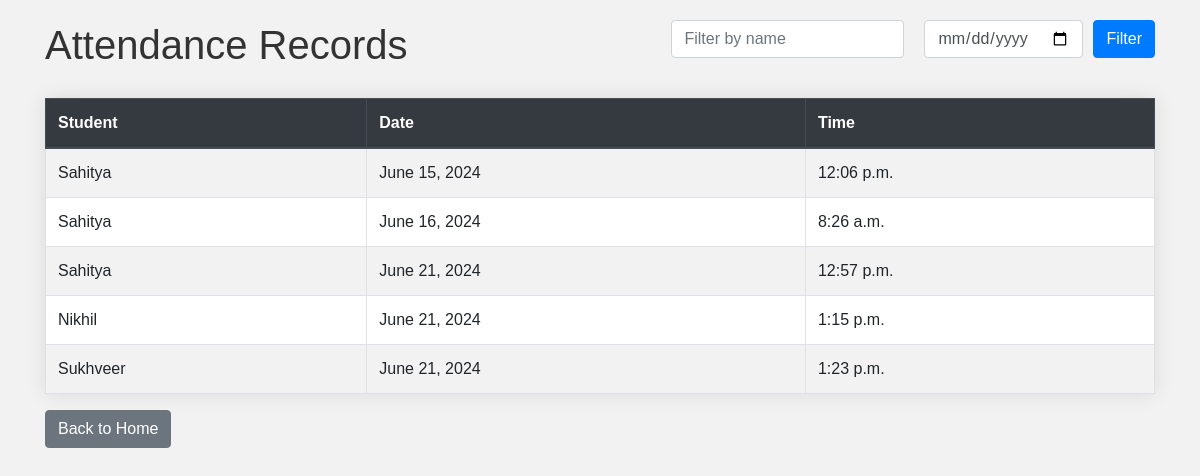
The page /attendance/ on the database its author committed.
### attendance/models.py (models this page shows, shortened)
class AttendanceRecord(models.Model):
    student = models.ForeignKey(Student, on_delete=models.CASCADE)
    date = models.DateField(auto_now_add=True)
    time = models.TimeField(auto_now_add=True)

class Student(models.Model):
    name = models.CharField(max_length=100)
    image = models.ImageField(upload_to='faces/')

### attendance/views.py (the view)
# urls.py: path('attendance/', views.attendance_view, name='attendance'),
def attendance_view(request):
    records = AttendanceRecord.objects.all()
    name_filter = request.GET.get('name')
    date_filter = request.GET.get('date')
    if name_filter:
        records = records.filter(student__name__icontains=name_filter)
    if date_filter:
        records = records.filter(date=date_filter)
    return render(request, 'attendance/attendance.html', {
        'attendance_records': records,
    })

### attendance/templates/attendance/attendance.html (shortened to what this page needs)
<!DOCTYPE html>
<html lang="en">
  <head>
    <link
      href="https://stackpath.bootstrapcdn.com/bootstrap/4.5.2/css/bootstrap.min.css"
      rel="stylesheet"
    />
  </head>
  <body>
    <div class="container">
      <div class="d-flex justify-content-between align-items-center">
        <h1>Attendance Records</h1>
        <form method="GET" class="filter-form form-inline">
          <div class="form-group">
            <input
              type="text"
              name="name"
              class="form-control"
              placeholder="Filter by name"
              value="{{ request.GET.name }}"
            />
          </div>
          <div class="form-group">
            <input
              type="date"
              name="date"
              class="form-control"
              value="{{ request.GET.date }}"
            />
          </div>
          <button type="submit" class="btn btn-primary">Filter</button>
        </form>
      </div>
      <table class="table table-striped table-bordered">
        <thead class="thead-dark">
          <tr>
            <th>Student</th>
            <th>Date</th>
            <th>Time</th>
          </tr>
        </thead>
        <tbody>
          {% for record in attendance_records %}
          <tr>
            <td>{{ record.student.name }}</td>
            <td>{{ record.date }}</td>
            <td>{{ record.time }}</td>
          </tr>
          {% endfor %}
        </tbody>
      </table>
      <a href="{% url 'index' %}" class="btn btn-secondary">Back to Home</a>
    </div>
  </body>
</html>

### attendance/templates/attendance/attendance.html (style rules this page uses)
body { font-family: Arial, sans-serif; background-color: #f2f2f2; margin: 20px; }
h1 { color: #333; text-align: center; }
table { width: 100%; margin: 20px auto; border-collapse: collapse; background-color: #fff; box-shadow: 0 0 20px rgba(0, 0, 0, 0.1); }
th, td { padding: 12px 15px; text-align: left; border-bottom: 1px solid #ddd; }
th { background-color: #f2f2f2; color: #333; }
.filter-form { display: flex; justify-content: flex-end; margin-bottom: 20px; }
.filter-form .form-group { margin: 0 10px; }

### rows shown on the page
AttendanceRecord: student.name "Sahitya", date "June 15, 2024", time "12:06 p.m."
AttendanceRecord: student.name "Sahitya", date "June 16, 2024", time "8:26 a.m."
AttendanceRecord: student.name "Sahitya", date "June 21, 2024", time "12:57 p.m."
AttendanceRecord: student.name "Nikhil", date "June 21, 2024", time "1:15 p.m."
AttendanceRecord: student.name "Sukhveer", date "June 21, 2024", time "1:23 p.m."
